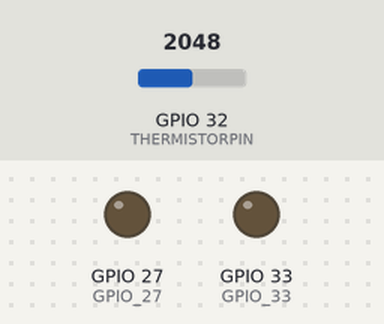
Simulated run of this program. Board: ESP32. Shown: output pins drawn as LEDs (lit = HIGH). Inputs (shaded band) come from the test bench; at power-on: GPIO 32 (THERMISTORPIN) = 2048. WiFi joins after 1.5 s; servers stay silent unless stated; no MQTT or app messages arrive unless stated; what the program prints to the serial monitor is not drawn.

Above: at 6.2 s.
6.3 s: GPIO 32 (THERMISTORPIN) set to 1696
8.2 s: GPIO 32 (THERMISTORPIN) set to 1592
At 9.9 s:
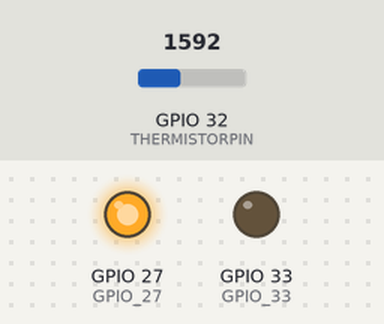
13.5 s: GPIO 32 (THERMISTORPIN) set to 2047
At 15.2 s:
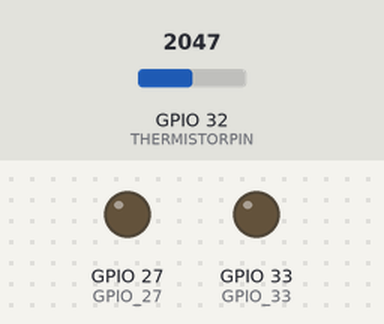
15.5 s: GPIO 32 (THERMISTORPIN) set to 1228
At 16.9 s:
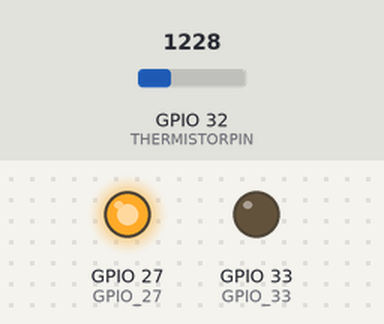
Timing chart, 0 to 18.5 s (numbered marks = the images above; inputs shaded):
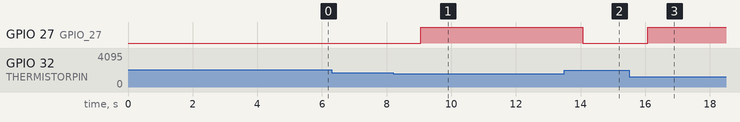

Measured:
- the behaviour switches between 1655 and 1654 on GPIO 32 (THERMISTORPIN) (found by bisection; images 0 and 1)
- after the input at 6.3 s, every drawn part: stays the same
- after the input at 8.2 s, GPIO 27 (GPIO_27): LOW → HIGH after 0.86 s
- after the input at 13.5 s, GPIO 27 (GPIO_27): HIGH → LOW after 0.57 s
- after the input at 15.5 s, GPIO 27 (GPIO_27): LOW → HIGH after 0.58 s

The program:

main.cpp
```cpp
#include <Arduino.h>
#include "ntc.h"
#include "fan.h"
#if defined(ESP8266)
#include <ESP8266WiFi.h>
#else
#include <WiFi.h>
#endif
#if defined(ESP8266)
#include <ESP8266WebServer.h>
#else
#include <WebServer.h>
#endif
#include <PubSubClient.h>

#define INTERVAL 1000
#define FANTHRESHOLD 34
#define HEATERTHRESHOLD 100
unsigned long startTime;
bool isHeating = false;
bool IsCooling = false;
int threashold = 0;

//===========================
// Settings
//===========================
const char *mqtt_server = "test.mosquitto.org"; // MQTT server
const char *ssid = "12connect";                 // WiFi ssid
const char *password = "";                      // wifi password

WiFiClient espClient;
PubSubClient client(espClient);

void Reconnect()
{
  while (!client.connected())
  {
    while (WiFi.isConnected() == false)
    {
      WiFi.begin(ssid, password);
      Serial.println("Connecting to WiFi..");
      delay(5000);
    }
    Serial.println("Attempting MQTT connection...");
    if (client.connect("extruder"))
    {
      Serial.println("Connected");
      // Once connected, publishes an announcement...
      // ... and resubscribes
      client.subscribe("studentinc/acme/extruder/temp");
    }
    else
    {
      Serial.print("fail, rc=");
      Serial.print(client.state());
      Serial.println(" try again in 5 seconds");
      // Waits 5 seconds before retrying
      delay(5000);
    }
  }
}

void ConnectMqtt()
{
  client.connect("extruder"); // ESP will connect to MQTT broker with clientID
  Serial.println("Connected to MQTT");
  // Once connected, publishes an announcement...
  // ... and resubscribes
  client.subscribe("studentinc/acme/extruder/temp");
  client.publish("studentinc/acme/extruder/temp", "connected to temperature");
  client.publish("studentinc/acme/extruder/fan", "connected to fan");
  Reconnect();
}

void ReadCommand(char *topic, byte *payload, unsigned int length)
{
  // Callback includes topic where the payload is comming.

  // Prints the topic.
  // Serial.print("Topic: \"");
  // Serial.print(topic);
  // Serial.println("\"");

  // // Prints the received message.
  // Serial.print("Received message: \"");
  for (unsigned int i = 0; i < length; i++)
  {
    Serial.print((char)payload[i]);
  }

  // Copies the received message in a string.
  // String payload_string = String((char *)payload);
  // Serial.println(payload_string);
  // Reads the message and executes the corresponding task.
  // Format: e.g., "x50y1780z343;"
  // if (payload_string[0] == 's' && payload_string[1] == 'e' && payload_string[2] == 't')
  // {
  //   for (int i = 0; i < length; i++)
  //   {
  //     threashold = payload_string.substring(3, length - 3);
  //   }
  //   isHeating = true;
  // }
  // else if (payload_string[0] == 'O' && payload_string[1] == 'f' && payload_string[2] == 'f')
  // {
  //   isHeating = false;
  // }
  // // Every other message (which is invalid)
  // else
  // {
  //   // client.publish("studentinc/acme/extruder/response", "ERR_INVALID_MESSAGE");
  // }
}

void setup()
{
  Serial.begin(9600);
  pinMode(GPIO_27, OUTPUT);
  pinMode(GPIO_33, OUTPUT);
  startTime = millis();
  WiFi.begin(ssid, password);
  Serial.println("Connected");
  client.setServer(mqtt_server, 1883); // connecting to mqtt server
  client.setCallback(ReadCommand);
  delay(5000);
  ConnectMqtt();
}

void loop()
{
  Reconnect();
  client.loop();
  float temp;
  if (millis() - startTime > INTERVAL)
  {
    startTime = millis();

    temp = GetTemperature();

    client.publish("studentinc/acme/extruder/temp", String(temp).c_str());
    client.publish("studentinc/acme/extruder", String(IsCooling).c_str());

    if (temp > FANTHRESHOLD)
    {
      ControlFan(100);
      IsCooling = true;
    }
    else
    {
      ControlFan(0);
      IsCooling = true;
    }
    if (temp < HEATERTHRESHOLD && isHeating)
    {
      digitalWrite(GPIO_33, HIGH);
    }
    else
    {
      digitalWrite(GPIO_33, LOW);
    }
  }
}
```

fan.h
```cpp
#ifndef FAN_H
#define FAN_H
#include <Arduino.h>

#define GPIO_27 27
#define GPIO_33 33

void ControlFan(int speed);


#endif
```

ntc.h
```cpp
#ifndef NTC_H
#define NTC_H

#include <Arduino.h>

#define BETA_VALUE 3950.0
#define R1 100000
#define THERMISTORPIN 32
#define ADC_MAX 4095.0
#define VS 3.3
#define RO 100000.0
#define TO 298.15


float GetTemperature();


#endif
```

fan.cpp
```cpp
#include "fan.h"

void ControlFan(int speed){
    int fanSpeed = map(speed, 0, 100, 0,255);
    analogWrite(GPIO_27, fanSpeed);
}
```

nct.cpp
```cpp
#include "ntc.h"

float GetTemperature()
{
    double Vout, Rt = 0;
    float T, Tc;

    Vout = analogRead(THERMISTORPIN) * VS / ADC_MAX;
    Rt = R1 * Vout / (VS - Vout);
    T = 1 / (1 / TO + log(Rt / RO) / BETA_VALUE); // Temperature in Kelvin
    Tc = T - 273.15f;                        // Celsius
    return Tc;
}
```
